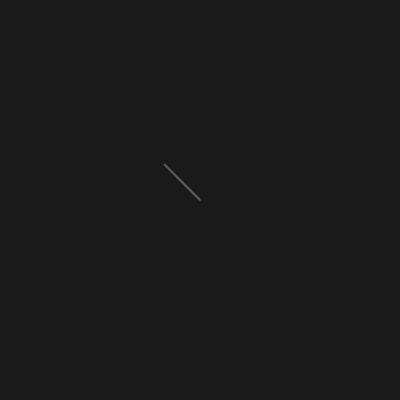
Frame 1 (no input)
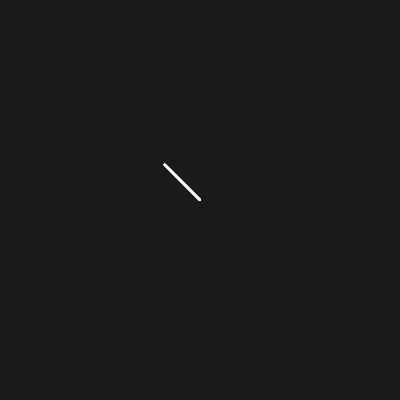
Frame 60 (no input)
Frame 120 (the mouse pressed at the canvas centre since frame 60): identical to frame 60, image omitted

The p5.js sketch that drew these frames (run headless with seeded random() and noise() and a simulated clock; from frame 60 on, the mouse is pressed at the canvas centre):

// p5.js sketch
// ── sketch.js
// Coding Train tutorial: https://www.youtube.com/watch?v=nMUMZ5YRxHI

function setup() {
	createCanvas(400, 400);
	colorMode(HSB, 360, 100, 100, 1);
	
	// pixelDensity(1); 
	// colorMode(HSB, 360, 100, 100, 1);
	background(0, 0, 10, 1);
}

function draw() {
	// background(0, 0, 10);

	let pos = createVector(200, 200);
	let mouse = createVector(mouseX, mouseY);

	let v = p5.Vector.sub(mouse, pos);
	let m = v.mag();
	v.div(m);
	v.mult(50);
	console.log(m);
	
	// v.normalize();

	translate(width/2, height/2);

	strokeWeight(2);
	stroke(100, 0.3);
	line(0, 0, v.x, v.y);
	
}
